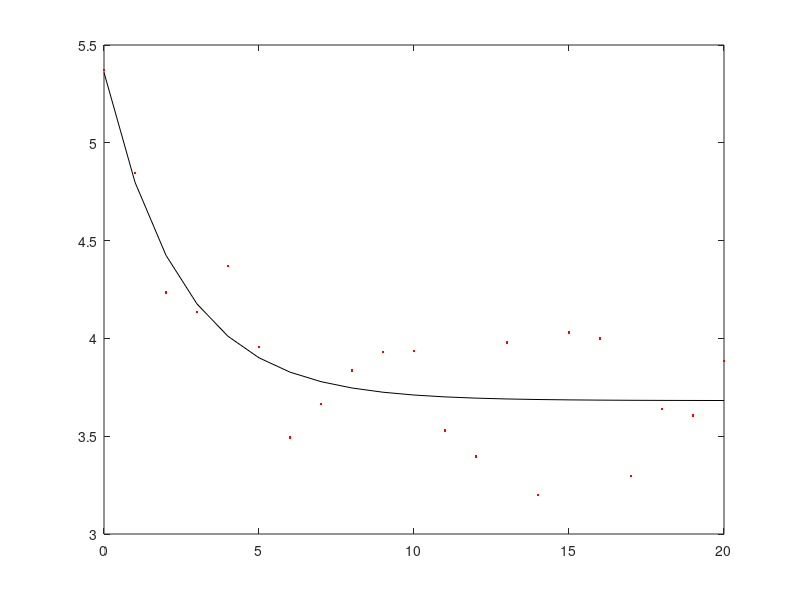

Recreate this plot in MATLAB.
function test_exp_fit

data_t=0:20;
data_x=3+exp(-(data_t-2)/5)+rand(1,length(data_t));
data=[data_t;data_x];

[x,fval] = fminsearch(@(x) exp_fit(x,data),[1,1,1])

figure(1);clf;
plot(data_t,data_x,'r.');hold on;
tau=x(1);
b=x(2);
c=x(3);
plot(data_t,c+exp(-(data_t-b)/tau),'k-');

function sqerr=exp_fit(x,data)

tau=x(1);
b=x(2);
c=x(3);
data_t=data(1,:);
data_x=data(2,:);

exp_val=c+exp(-(data_t-b)/tau);
sqerr=sum((data_x-exp_val).^2);